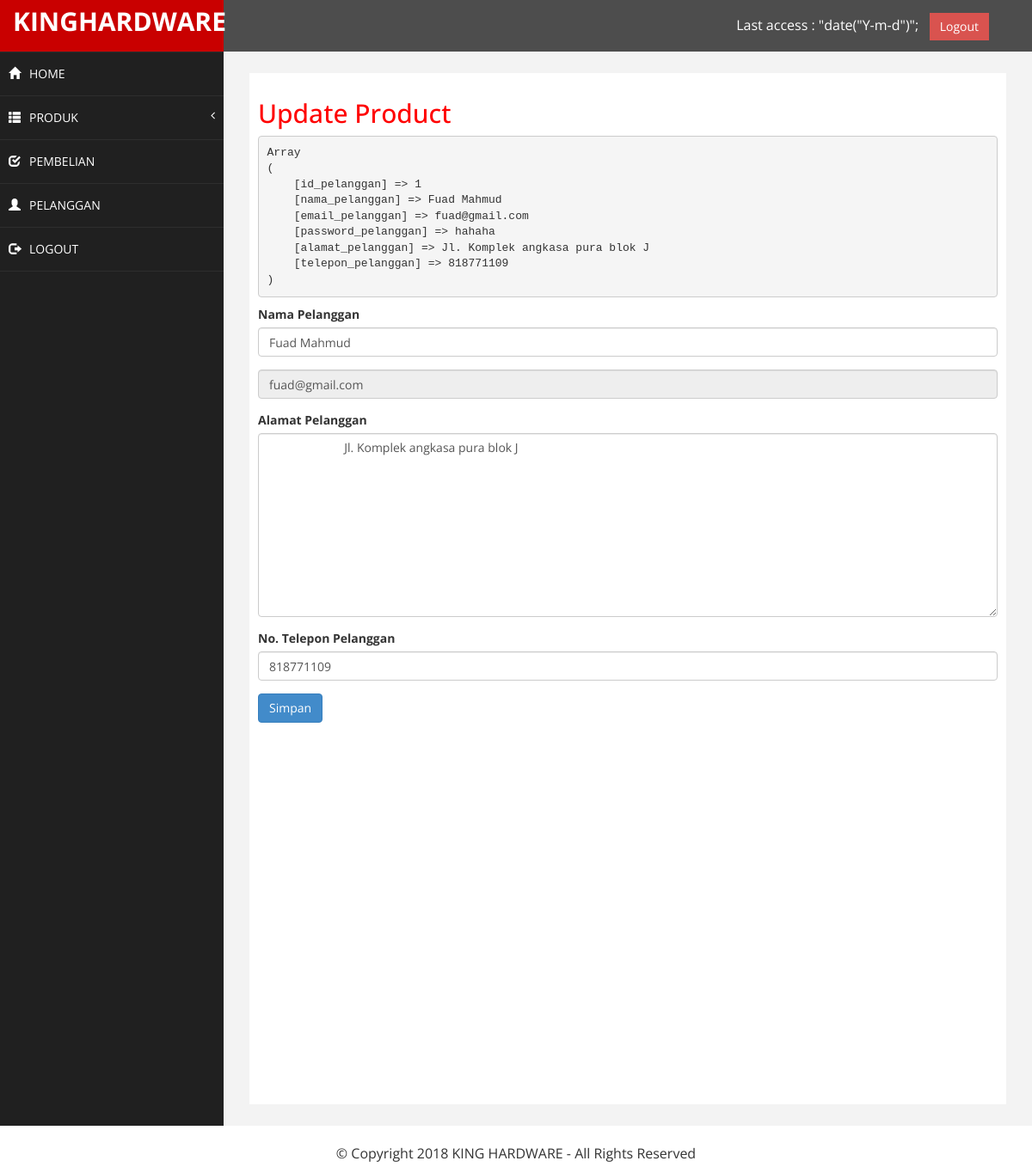
/Admin/index.php?halaman=ubahpelanggan&id=1 (signed in), run on the app's committed database.
### tables this page shows
CREATE TABLE `pelanggan` (
  `id_pelanggan` int(11) NOT NULL,
  `nama_pelanggan` varchar(30) NOT NULL,
  `email_pelanggan` varchar(50) NOT NULL,
  `password_pelanggan` varchar(100) NOT NULL,
  `alamat_pelanggan` text,
  `telepon_pelanggan` int(20) DEFAULT NULL
);

### Admin/ubahpelanggan.php (the view, shortened to what this page needs)
<h2>Update Product</h2>
<?php
$ambil= $koneksi->query("SELECT * FROM pelanggan WHERE id_pelanggan='$_GET[id]'");
$pecah= $ambil->fetch_assoc();
echo "<pre>";
print_r($pecah);
echo "</pre>";
?>
<form method="post" enctype="multipart/form-data">
	<div class="form-group">
		<label>Nama Pelanggan</label>
		<input type="text" class="form-control" name="nama" value="<?php echo $pecah['nama_pelanggan']; ?>">
	</div>
	<div class="form-group">
		<input type="text" readonly value="<?php echo $pecah['email_pelanggan']; ?>" class="form-control">
	</div>
	<div class="form-group">
		<label>Alamat Pelanggan</label>
		<textarea class="form-control" name="alamat" rows="10">
			<?php echo $pecah['alamat_pelanggan']; ?>
		</textarea>
	</div>
	<div class="form-group">
		<label>No. Telepon Pelanggan</label>
		<input type="text" class="form-control" name="telepon" value="<?php echo $pecah['telepon_pelanggan']; ?>">
	</div>
	<button class="btn btn-primary" name="ubah">Simpan</button>
</form>

### Admin/assets/css/custom.css (style rules this page uses)
body { font-family: 'Open Sans', sans-serif; }
h2 { color: #f00; }

### data on the page
pelanggan: nama "Fuad Mahmud", email_pelanggan "fuad@gmail.com", alamat "Jl. Komplek angkasa pura blok J", telepon "818771109"
